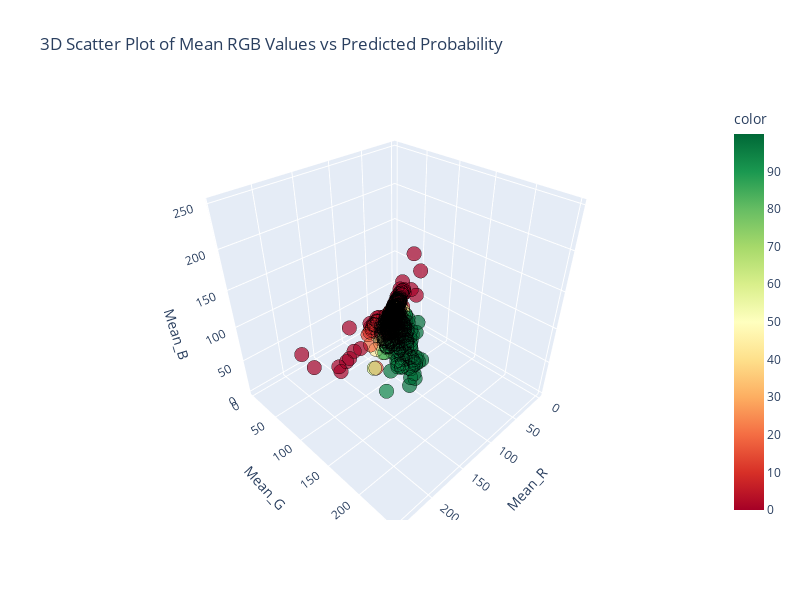

Notebook code cell kept with this figure:
### Code cell
plot_df = pd.DataFrame({
    'Mean_R': mean_rgb[:, 0],
    'Mean_G': mean_rgb[:, 1],
    'Mean_B': mean_rgb[:, 2],
    'Pred_Prob': y_pred_proba
})

fig = px.scatter_3d(
    plot_df, 
    x='Mean_R', 
    y='Mean_G', 
    z='Mean_B',
    color=y_pred_proba.flatten() * 100, 
    color_continuous_scale='RdYlGn', 
    title='3D Scatter Plot of Mean RGB Values vs Predicted Probability'
)


fig.update_traces(marker=dict(size=5,opacity=0.7,line=dict(color='black',width=0.5),colorbar=dict(title="Vegetation<br>Probability (%)",thickness=20,len=0.7)))

# 3. Aggiornamento del Layout
fig.update_layout(width=800, height=600)

fig.show()

### Figure 1 — Plotly figure (JSON) as saved in the notebook; plotly's stock layout.template omitted (floating-point values rounded to 4 significant figures; data arrays with more than 128 entries replaced by an {"elided": "..."} marker saying what was removed)
{"data": [{"hovertemplate": "Mean_R=%{x}<br>Mean_G=%{y}<br>Mean_B=%{z}<br>color=%{marker.color}<extra></extra>", "legendgroup": "", "marker": {"color": {"elided": "714 float values"}, "coloraxis": "coloraxis", "colorbar": {"len": 0.7, "thickness": 20, "title": {"text": "Vegetation<br>Probability (%)"}}, "line": {"color": "black", "width": 0.5}, "opacity": 0.7, "size": 5, "symbol": "circle"}, "mode": "markers", "name": "", "scene": "scene", "showlegend": false, "type": "scatter3d", "x": {"elided": "714 float values"}, "y": {"elided": "714 float values"}, "z": {"elided": "714 float values"}}], "layout": {"coloraxis": {"colorbar": {"title": {"text": "color"}}, "colorscale": [[0, "rgb(165,0,38)"], [0.1, "rgb(215,48,39)"], [0.2, "rgb(244,109,67)"], [0.3, "rgb(253,174,97)"], [0.4, "rgb(254,224,139)"], [0.5, "rgb(255,255,191)"], [0.6, "rgb(217,239,139)"], [0.7, "rgb(166,217,106)"], [0.8, "rgb(102,189,99)"], [0.9, "rgb(26,152,80)"], [1, "rgb(0,104,55)"]]}, "height": 600, "legend": {"tracegroupgap": 0}, "scene": {"domain": {"x": [0, 1], "y": [0, 1]}, "xaxis": {"title": {"text": "Mean_R"}}, "yaxis": {"title": {"text": "Mean_G"}}, "zaxis": {"title": {"text": "Mean_B"}}}, "title": {"text": "3D Scatter Plot of Mean RGB Values vs Predicted Probability"}, "width": 800}}
